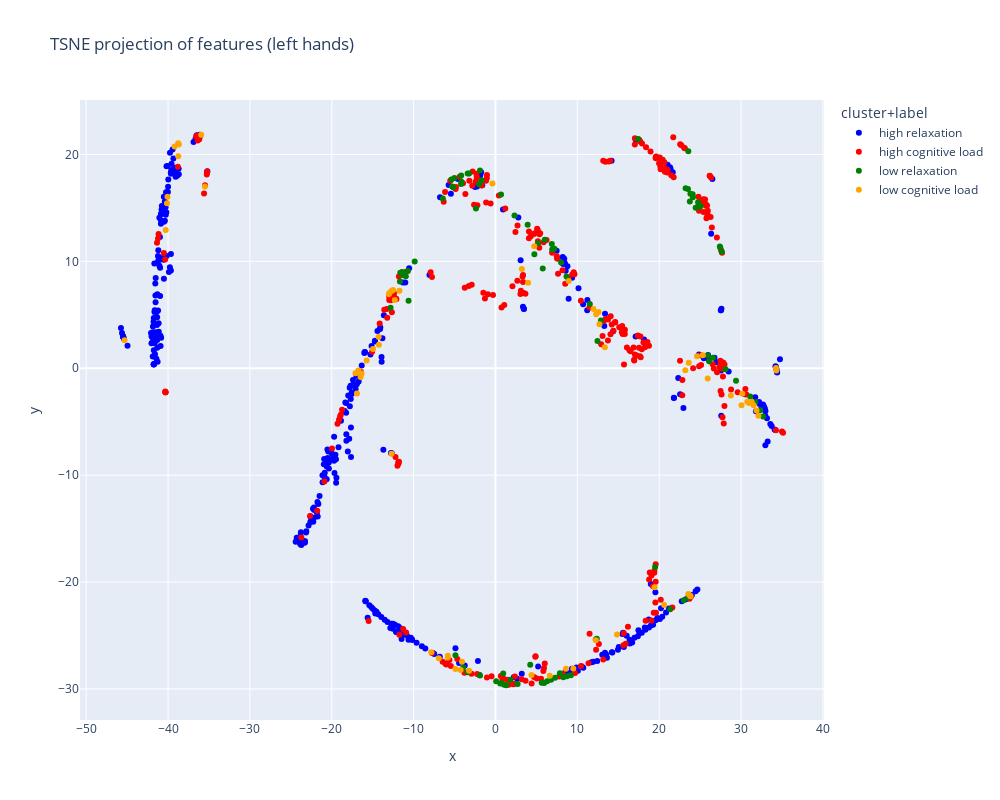

The cell this chart's notebook holds for it:
### Code cell
from sklearn.manifold import TSNE
from plotly import express as px
from numpy import concatenate

random_state = 42
features_left = DataFrame(features_left, columns=eda_features_names)
features_left = features_left.fillna(features_left.mean())
tsne_left = TSNE(n_components=2, random_state=random_state).fit_transform(features_left)
side = ["left"] * len(features_left)
tsne_left = DataFrame(tsne_left, columns=["x", "y"])
tsne_left['side'] = side
tsne_left['user'] = groups_left
tsne_left['label'] = labels_left
tsne_left['label'] = tsne_left['label'].apply(lambda x: "cognitive load" if x == 1 else "relaxation")
tsne_left['cluster'] = groups_left
tsne_left['cluster+label'] = tsne_left['cluster'].astype(str) + " " + tsne_left['label'].astype(str)

features_left = features_left.iloc[len(features_left):, :]
fig = px.scatter(
    data_frame=tsne_left,
    x="x",
    y="y",
    color="cluster+label",
    # symbol="cluster+label",
    hover_name="user",
    hover_data=["side", "label", "cluster"],
    title="TSNE projection of features (left hands)",
    width=1000, height=800,
    # symbol_sequence=["circle", "cross"],
    color_discrete_sequence=['blue', 'red', 'green', 'orange'],
)
fig.show()
fig.write_html("../visualizations/tsen_projection_labels_left.html")

### Figure 1 — Plotly figure (JSON) as saved in the notebook; plotly's stock layout.template omitted (floating-point values rounded to 4 significant figures; data arrays with more than 128 entries replaced by an {"elided": "..."} marker saying what was removed)
{"data": [{"customdata": {"elided": "390x3 str values"}, "hovertemplate": "<b>%{hovertext}</b><br><br>cluster+label=high relaxation<br>x=%{x}<br>y=%{y}<br>side=%{customdata[0]}<br>label=%{customdata[1]}<br>cluster=%{customdata[2]}<extra></extra>", "hovertext": {"elided": "390 str values"}, "legendgroup": "high relaxation", "marker": {"color": "blue", "symbol": "circle"}, "mode": "markers", "name": "high relaxation", "orientation": "v", "showlegend": true, "type": "scatter", "x": {"elided": "390 float values"}, "xaxis": "x", "y": {"elided": "390 float values"}, "yaxis": "y"}, {"customdata": {"elided": "312x3 str values"}, "hovertemplate": "<b>%{hovertext}</b><br><br>cluster+label=high cognitive load<br>x=%{x}<br>y=%{y}<br>side=%{customdata[0]}<br>label=%{customdata[1]}<br>cluster=%{customdata[2]}<extra></extra>", "hovertext": {"elided": "312 str values"}, "legendgroup": "high cognitive load", "marker": {"color": "red", "symbol": "circle"}, "mode": "markers", "name": "high cognitive load", "orientation": "v", "showlegend": true, "type": "scatter", "x": {"elided": "312 float values"}, "xaxis": "x", "y": {"elided": "312 float values"}, "yaxis": "y"}, {"customdata": {"elided": "90x3 str values"}, "hovertemplate": "<b>%{hovertext}</b><br><br>cluster+label=low relaxation<br>x=%{x}<br>y=%{y}<br>side=%{customdata[0]}<br>label=%{customdata[1]}<br>cluster=%{customdata[2]}<extra></extra>", "hovertext": ["low", "low", "low", "low", "low", "low", "low", "low", "low", "low", "low", "low", "low", "low", "low", "low", "low", "low", "low", "low", "low", "low", "low", "low", "low", "low", "low", "low", "low", "low", "low", "low", "low", "low", "low", "low", "low", "low", "low", "low", "low", "low", "low", "low", "low", "low", "low", "low", "low", "low", "low", "low", "low", "low", "low", "low", "low", "low", "low", "low", "low", "low", "low", "low", "low", "low", "low", "low", "low", "low", "low", "low", "low", "low", "low", "low", "low", "low", "low", "low", "low", "low", "low", "low", "low", "low", "low", "low", "low", "low"], "legendgroup": "low relaxation", "marker": {"color": "green", "symbol": "circle"}, "mode": "markers", "name": "low relaxation", "orientation": "v", "showlegend": true, "type": "scatter", "x": [-11.33, -11.41, -11.47, -11.63, -3.398, -9.87, -2.388, -2.017, -3.219, -4.189, 0.7189, 4.245, 5.774, 12.38, 19.5, -12.82, -10.62, -11.67, -10.95, -3.937, -4.889, -10.7, -1.89, -6.436, 0.941, 2.702, 0.6838, 2.321, 3.931, 5.211, 1.31, -3.397, 0.585, -5.024, -5.385, 0.08514, -5.289, -5.158, 17.42, -4.154, -4.209, 1.068, -1.689, -1.892, 1.816, 11.52, 12.46, 24.72, 12.89, 24.75, 25.06, 24.11, 24.45, 24.09, 23.51, 23.74, 23.81, 23.23, 23.56, 8.678, 32.69, 32.35, 31.73, 31.12, 23.52, 29.38, 23.0, 28.11, 27.64, 21.35, 26.59, 26.09, 27.47, 25.92, 27.41, 9.218, 8.015, 8.73, 8.295, 7.198, 6.925, 6.879, 6.017, 4.752, 7.866, 7.286, 6.793, 6.304, 5.942, 5.643], "xaxis": "x", "y": [8.732, 9.018, 8.946, 8.929, -28.45, 9.982, 14.96, 17.22, 18.22, 18.05, -29.47, -27.75, 9.343, -25.3, -18.59, 5.652, 6.324, 8.129, 8.619, -28.01, -26.86, 9.104, -28.76, 15.88, -28.55, -29.55, 16.27, 14.28, 13.43, 11.69, -29.66, 18.22, -29.5, 17.79, 17.66, -29.28, 17.0, 16.95, 21.44, 17.46, 17.24, -29.61, 17.6, 18.52, -29.13, 6.011, 2.549, 15.12, 4.465, 15.55, 15.17, 16.01, 15.02, 16.29, 16.77, 15.6, 16.34, 16.85, 20.31, 8.593, -4.503, -3.921, -3.161, -2.648, -21.45, -1.169, -21.71, -0.08848, 10.89, -22.55, 0.9735, 0.6538, 11.27, 1.201, 11.39, -28.73, 9.904, -28.83, -28.9, 11.19, 11.12, 11.64, 12.02, 10.66, -28.54, -28.96, -29.14, -29.29, -29.44, -29.41], "yaxis": "y"}, {"customdata": {"elided": "72x3 str values"}, "hovertemplate": "<b>%{hovertext}</b><br><br>cluster+label=low cognitive load<br>x=%{x}<br>y=%{y}<br>side=%{customdata[0]}<br>label=%{customdata[1]}<br>cluster=%{customdata[2]}<extra></extra>", "hovertext": ["low", "low", "low", "low", "low", "low", "low", "low", "low", "low", "low", "low", "low", "low", "low", "low", "low", "low", "low", "low", "low", "low", "low", "low", "low", "low", "low", "low", "low", "low", "low", "low", "low", "low", "low", "low", "low", "low", "low", "low", "low", "low", "low", "low", "low", "low", "low", "low", "low", "low", "low", "low", "low", "low", "low", "low", "low", "low", "low", "low", "low", "low", "low", "low", "low", "low", "low", "low", "low", "low", "low", "low"], "legendgroup": "low cognitive load", "marker": {"color": "orange", "symbol": "circle"}, "mode": "markers", "name": "low cognitive load", "orientation": "v", "showlegend": true, "type": "scatter", "x": [32.12, -6.916, -5.815, -12.29, -4.088, -3.225, -4.255, -4.895, -12.5, -12.73, -12.96, -13.03, 4.735, 4.395, 3.98, 14.84, 19.43, 30.15, 30.76, 23.82, 23.79, 31.53, 31.89, 31.3, -0.3677, 23.6, 23.19, 24.62, 25.92, 20.61, 28.76, 30.05, 23.56, 34.27, 30.97, 34.32, 8.947, -40.29, -16.92, -40.13, -35.5, -14.96, -14.25, -38.76, -38.69, -14.27, -39.2, -38.76, 25.32, -40.07, -16.95, -17.11, -16.48, -16.76, -16.37, -15.74, -7.853, -5.817, -11.73, -35.95, 6.633, -45.31, -12.7, 3.222, 8.61, 9.507, 12.26, 13.36, 11.97, 12.59, 12.3, 12.7], "xaxis": "x", "y": [-4.436, -27.14, -27.06, 6.387, -27.46, -28.3, -28.23, -28.14, 7.319, 7.218, 7.051, 6.921, 11.41, -28.7, 8.001, -24.91, -20.48, -2.387, -3.129, -21.33, -21.29, -3.454, -3.961, -3.145, 17.3, 0.5107, -0.1785, 1.128, -0.9635, -22.16, -2.552, -3.468, -21.13, 0.02356, -3.255, -0.2029, 8.164, 12.93, -2.362, 15.44, 17.01, 1.797, 2.2, 21.05, 20.93, 2.923, 20.74, 19.85, 1.222, 16.06, -0.4264, -0.4708, -0.8062, -0.2013, -0.4803, 0.7257, -26.56, -26.89, 7.247, 21.85, -28.76, 2.629, -7.993, 9.293, -28.11, -28.09, -25.45, 1.958, 5.535, 5.273, 5.064, 4.122], "yaxis": "y"}], "layout": {"height": 800, "legend": {"title": {"text": "cluster+label"}, "tracegroupgap": 0}, "title": {"text": "TSNE projection of features (left hands)"}, "width": 1000, "xaxis": {"anchor": "y", "domain": [0, 1], "title": {"text": "x"}}, "yaxis": {"anchor": "x", "domain": [0, 1], "title": {"text": "y"}}}}
